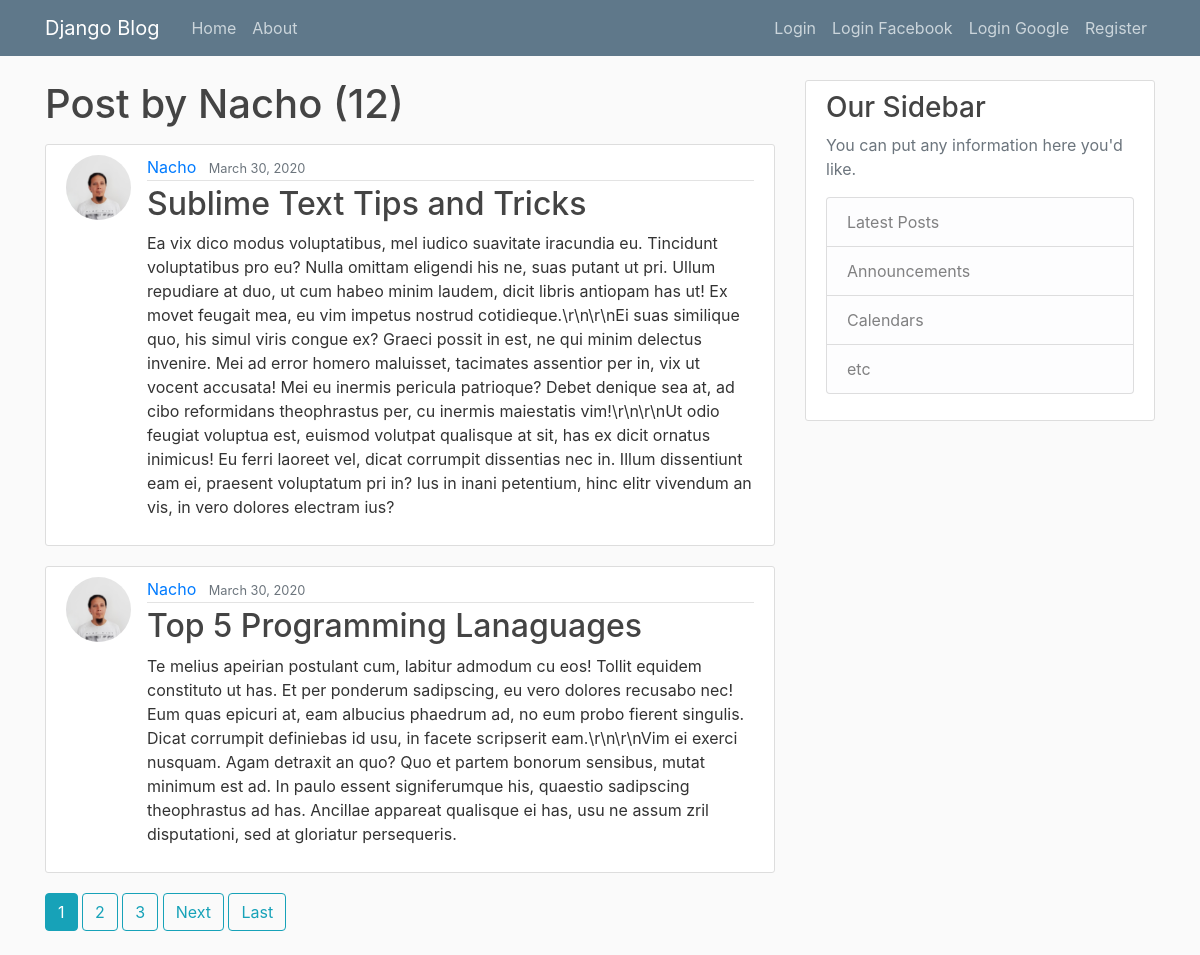
The page /user/Nacho on the database its author committed.
### blog/models.py (models this page shows, shortened)
class Post(models.Model):
    title = models.CharField(max_length=100)
    content = models.TextField()
    date_posted = models.DateTimeField(default=timezone.now)
    author = models.ForeignKey(User, on_delete=models.CASCADE)

### users/models.py (models this page shows, shortened)
class Profile(models.Model):
    user = models.OneToOneField(User, on_delete=models.CASCADE)
    image = models.ImageField(default='default.jpg', upload_to='profile_pics')

### blog/views.py (the view)
# urls.py: path('user/<str:username>', UserPostListView.as_view(), name='user-posts'),
class UserPostListView(ListView):
    model = Post
    template_name = 'blog/user_posts.html' # <app>/<model>_<viewtype>.html
    context_object_name = 'posts'
    paginate_by = 2
    def get_queryset(self):
        user = get_object_or_404(User, username=self.kwargs.get('username'))
        return Post.objects.filter(author=user).order_by('-date_posted')

### blog/templates/blog/user_posts.html (shortened to what this page needs)
{% extends "blog/base.html" %}
{% block content %}
    <h1 class="mb-3">Post by {{ view.kwargs.username }} ({{ page_obj.paginator.count }}) </h1>
    {% for post in posts %}
    <article class="media content-section">
        <img class="rounded-circle article-img" src="{{ post.author.profile.image.url }}">
        <div class="media-body">
          <div class="article-metadata">
            <a class="mr-2" href="{% url 'user-posts' post.author.username %}">{{ post.author }}</a>
            <small class="text-muted">{{ post.date_posted|date:"F d, Y" }}</small>
          </div>
          <h2><a class="article-title" href="{% url 'post-detail' post.id %}">{{ post.title }}</a></h2>
          <p class="article-content">{{ post.content }}</p>
        </div>
      </article>
    {% endfor %}
    {% if is_paginated %}
      {% for num in page_obj.paginator.page_range %}
        {% if page_obj.number == num %}
          <a href="?page={{ num }}" class="btn btn-info mb-4">{{ num }}</a>
        {% elif num > page_obj.number|add:'-3' and num < page_obj.number|add:'3' %}
          <a href="?page={{ num }}" class="btn btn-outline-info mb-4">{{ num }}</a>
        {% endif %}
      {% endfor %}
      {% if page_obj.has_next %}
        <a href="?page={{ page_obj.next_page_number }}" class="btn btn-outline-info mb-4">Next</a>
        <a href="?page={{ page_obj.paginator.num_pages }}" class="btn btn-outline-info mb-4">Last</a>
      {% endif %}
    {% endif %}
{% endblock content %}

### blog/static/blog/main.css (style rules this page uses)
body { background: #fafafa; color: #333333; margin-top: 5rem; }
h1, h2, h3, h4, h5, h6 { color: #444444; }
.content-section { background: #ffffff; padding: 10px 20px; border: 1px solid #dddddd; border-radius: 3px; margin-bottom: 20px; }
.article-title { color: #444444; }
.article-content { white-space: pre-line; }
.article-img { height: 65px; width: 65px; margin-right: 16px; }
.article-metadata { padding-bottom: 1px; margin-bottom: 4px; border-bottom: 1px solid #e3e3e3 }

### rows shown on the page
Post: author.profile.image (picture), author "Nacho", date_posted "March 30, 2020", title "Sublime Text Tips and Tricks", content "Ea vix dico modus voluptatibus, mel iudico suavitate iracundia eu. Tincidunt voluptatibus pro eu? Nulla omittam eligendi his ne, suas putant ut pri. Ullum repudiare at duo, ut cum habeo minim laudem, dicit libris antiopam has ut! Ex movet feugait mea, eu vim impetus nostrud cotidieque.\\r\\n\\r\\nEi suas similique quo, his simul viris congue ex? Graeci possit in est, ne qui minim delectus invenire. Mei ad error homero maluisset, tacimates assentior per in, vix ut vocent accusata! Mei eu inermis pericula patrioque? Debet denique sea at, ad cibo reformidans theophrastus per, cu inermis maiestatis vim!\\r\\n\\r\\nUt odio feugiat voluptua est, euismod volutpat qualisque at sit, has ex dicit ornatus…"
Post: author.profile.image (picture), author "Nacho", date_posted "March 30, 2020", title "Top 5 Programming Lanaguages", content "Te melius apeirian postulant cum, labitur admodum cu eos! Tollit equidem constituto ut has. Et per ponderum sadipscing, eu vero dolores recusabo nec! Eum quas epicuri at, eam albucius phaedrum ad, no eum probo fierent singulis. Dicat corrumpit definiebas id usu, in facete scripserit eam.\\r\\n\\r\\nVim ei exerci nusquam. Agam detraxit an quo? Quo et partem bonorum sensibus, mutat minimum est ad. In paulo essent signiferumque his, quaestio sadipscing theophrastus ad has. Ancillae appareat qualisque ei has, usu ne assum zril disputationi, sed at gloriatur persequeris."

### other values the page prints
{{ view.kwargs.username }} "Nacho"
{{ page_obj.paginator.count }} "12"
{{ num }} "1"
{{ num }} "2" "3"
